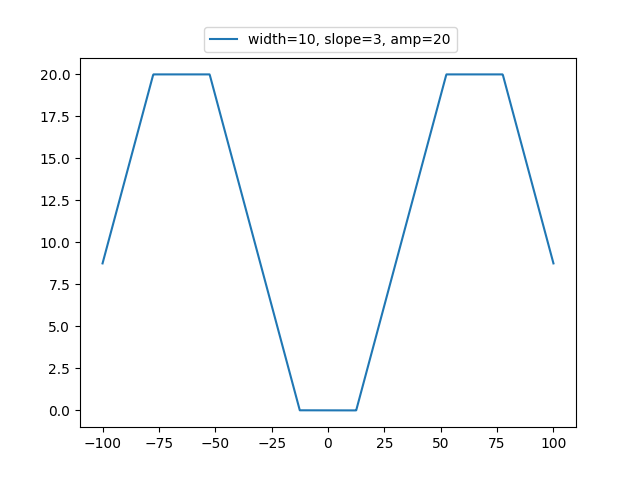

This chart was generated by the following Python code:
from scipy import signal
import matplotlib.pyplot as plt
import numpy as np


#def trapzoid_signal(x, width=2., slope=1., amp=1., offs=0):
def trapzoid_signal(x, width=2., slope=1., amp=10., offs=0):
    #a = 10 * slope*width*signal.sawtooth(2 * np.pi * 1/10* x/width, width=0.5)/4.
    #a = slope * width * signal.sawtooth(2 * np.pi * 1/10 * x/width, width=0.5)/4.
    a = slope * width * signal.sawtooth(2 * np.pi * 1/10 * x/width, width=0.5)/4.
    a[a>amp/2.] = amp/2.
    a[a<-amp/2.] = -amp/2.
    return a + amp/2. + offs

x = np.linspace(100, -100, 1000)
#plt.plot(t,trapzoid_signal(x, width=2, slope=2, amp=1.), label="width=2, slope=2, amp=1")
#plt.plot(x,trapzoid_signal(x, width=4, slope=1, amp=0.6), label="width=4, slope=1, amp=0.6")
plt.plot(x,trapzoid_signal(x, width=13, slope=5, amp=20), label="width=10, slope=3, amp=20")

plt.legend( loc=(0.25,1.015))
plt.show()
